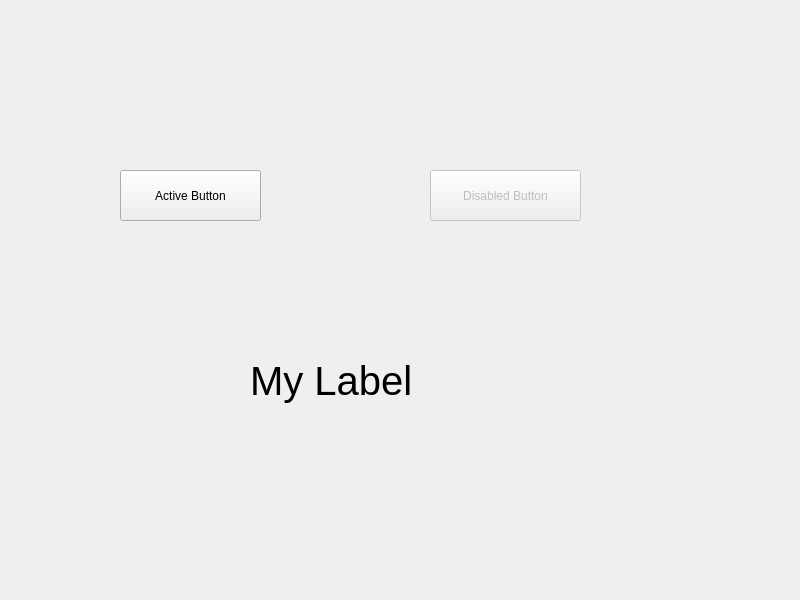
<?xml version="1.0" encoding="UTF-8"?>
<ui version="4.0">
 <class>Widget</class>
 <widget class="QWidget" name="Widget">
  <property name="geometry">
   <rect>
    <x>0</x>
    <y>0</y>
    <width>800</width>
    <height>600</height>
   </rect>
  </property>
  <property name="windowTitle">
   <string>Widget</string>
  </property>
  <widget class="QPushButton" name="activeButton">
   <property name="geometry">
    <rect>
     <x>120</x>
     <y>170</y>
     <width>141</width>
     <height>51</height>
    </rect>
   </property>
   <property name="text">
    <string>Active Button</string>
   </property>
  </widget>
  <widget class="QPushButton" name="disabledButton">
   <property name="enabled">
    <bool>false</bool>
   </property>
   <property name="geometry">
    <rect>
     <x>430</x>
     <y>170</y>
     <width>151</width>
     <height>51</height>
    </rect>
   </property>
   <property name="text">
    <string>Disabled Button</string>
   </property>
  </widget>
  <widget class="QLabel" name="label">
   <property name="geometry">
    <rect>
     <x>250</x>
     <y>320</y>
     <width>251</width>
     <height>121</height>
    </rect>
   </property>
   <property name="font">
    <font>
     <pointsize>30</pointsize>
    </font>
   </property>
   <property name="text">
    <string>My Label</string>
   </property>
  </widget>
 </widget>
 <resources/>
 <connections/>
</ui>
